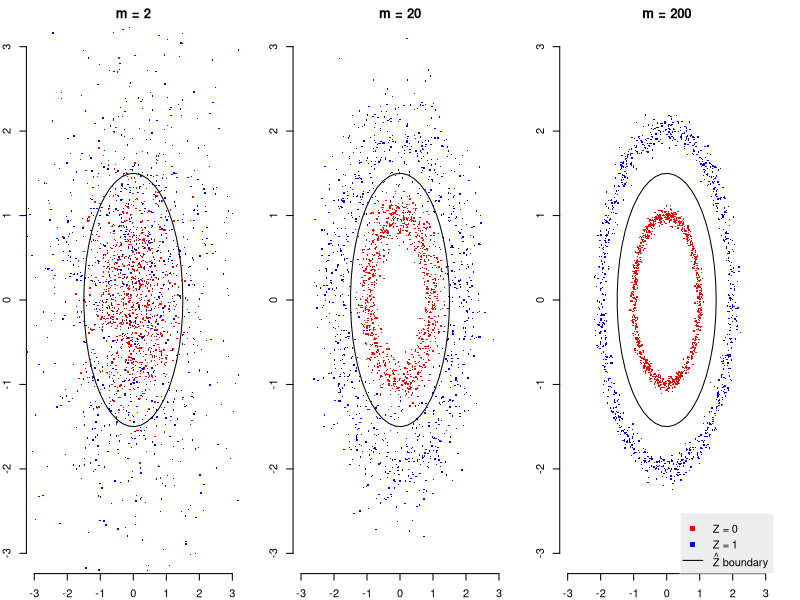

Write R code to recreate this figure.
## ---- chunk 1
knitr::opts_chunk$set(echo = TRUE)
## ---- chunk 2
require(mvtnorm)


# 2-D polar coordinates to cartesion coordinates  
polar2cartesian <- function(r, ang){
  cbind(r*cos(ang), r*sin(ang))
}

# Plot 2-D polar projection of high-dimensional spherical Gaussians from model
# with decision boundary for Zhat
plot_polar_proj <- function(sig, m=100, n=1e3, decision=1.5, ...){
  x0 <- rmvnorm(n, rep(0,m), diag(sig^2, m))
  x1 <- rmvnorm(n, rep(0,m), diag((2*sig)^2, m))
  
  # Polar projection of high-dimensional vector.
  proj_coords <- function(x1){
    d1 <- c(1, rep(0, m-1))
    d2 <- c(0, 1, rep(0, m-2))
    proj <- cbind(d1, d2)
    x1p <- x1 %*% proj
  
    norm1 <- sqrt(rowSums(x1^2)/m)
    raw_dir <- acos(x1p[,1]/sqrt(x1p[,1]^2+x1p[,2]^2))
    dir1 <- ifelse(x1p[,2] > 0, raw_dir, 2*pi-raw_dir)
    cbind(norm1*cos(dir1), norm1*sin(dir1))
  }

  p0 <- proj_coords(x0)
  #p0_normed <- t(apply(p0, 1, function(r){ r / sqrt(sum(r^2)) * 1.5 * sig}))
  p1 <- proj_coords(x1)
  boundary <- polar2cartesian(1.5*sig, seq(0, 2*pi, length.out=50))
  
  ps <- rbind(p0, p1)#,
              #p0_normed)
  col0 <- 'red'
  col1 <- 'blue'
  #col_normed <- 'black'
  plot(ps[,1], ps[,2], col=c(rep(col0, n), rep(col1,n)), pch=46, cex=2,
       xlab=NA, ylab=NA, main=sprintf("m = %d", m), ...)
  lines(boundary[,1], boundary[,2])
  #return(list(x0=x0, x1=x1))
}
par(mfrow=c(1, 3), mar=c(2,2,2,2), bty='n')
lims <- c(-3, 3)
plot_polar_proj(1, m=2, ylim=lims, xlim=lims)
plot_polar_proj(1, m=20, ylim=lims, xlim=lims)
plot_polar_proj(1, m=200, ylim=lims, xlim=lims)
legend('bottomright', c("Z = 0", "Z = 1", expression(hat(Z)~boundary)), col=c("red", "blue", "black"), pch=c(46, 46, NA), lty=c(NA, NA, 1), bty='o', box.col='white', bg="#00000011", pt.cex=8)
